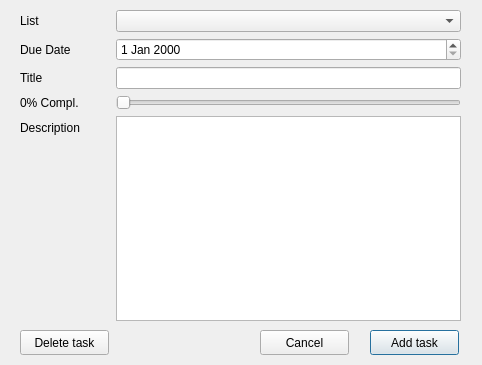
<?xml version="1.0" encoding="UTF-8"?>
<ui version="4.0">
 <class>NewTaskDialog</class>
 <widget class="QDialog" name="NewTaskDialog">
  <property name="geometry">
   <rect>
    <x>0</x>
    <y>0</y>
    <width>482</width>
    <height>365</height>
   </rect>
  </property>
  <property name="minimumSize">
   <size>
    <width>482</width>
    <height>365</height>
   </size>
  </property>
  <property name="maximumSize">
   <size>
    <width>482</width>
    <height>365</height>
   </size>
  </property>
  <property name="windowTitle">
   <string>Dialog</string>
  </property>
  <widget class="QWidget" name="formLayoutWidget">
   <property name="geometry">
    <rect>
     <x>20</x>
     <y>10</y>
     <width>441</width>
     <height>311</height>
    </rect>
   </property>
   <layout class="QFormLayout" name="formLayout">
    <item row="1" column="0">
     <widget class="QLabel" name="label">
      <property name="text">
       <string>Due Date</string>
      </property>
     </widget>
    </item>
    <item row="1" column="1">
     <widget class="QDateEdit" name="datepicker"/>
    </item>
    <item row="2" column="0">
     <widget class="QLabel" name="label_2">
      <property name="text">
       <string>Title</string>
      </property>
     </widget>
    </item>
    <item row="2" column="1">
     <widget class="QLineEdit" name="title_et"/>
    </item>
    <item row="3" column="1">
     <widget class="QSlider" name="slider">
      <property name="orientation">
       <enum>Qt::Horizontal</enum>
      </property>
     </widget>
    </item>
    <item row="4" column="0">
     <widget class="QLabel" name="label_4">
      <property name="text">
       <string>Description</string>
      </property>
     </widget>
    </item>
    <item row="4" column="1">
     <widget class="QPlainTextEdit" name="description_ed"/>
    </item>
    <item row="3" column="0">
     <widget class="QLabel" name="percent_lbl">
      <property name="minimumSize">
       <size>
        <width>90</width>
        <height>0</height>
       </size>
      </property>
      <property name="text">
       <string>0% Compl.</string>
      </property>
     </widget>
    </item>
    <item row="0" column="0">
     <widget class="QLabel" name="label_3">
      <property name="text">
       <string>List</string>
      </property>
     </widget>
    </item>
    <item row="0" column="1">
     <widget class="QComboBox" name="comboBox">
      <property name="maxVisibleItems">
       <number>5</number>
      </property>
     </widget>
    </item>
   </layout>
  </widget>
  <widget class="QPushButton" name="savebtn">
   <property name="geometry">
    <rect>
     <x>370</x>
     <y>330</y>
     <width>89</width>
     <height>25</height>
    </rect>
   </property>
   <property name="text">
    <string>Add task</string>
   </property>
  </widget>
  <widget class="QPushButton" name="cancelbtn">
   <property name="geometry">
    <rect>
     <x>260</x>
     <y>330</y>
     <width>89</width>
     <height>25</height>
    </rect>
   </property>
   <property name="text">
    <string>Cancel</string>
   </property>
  </widget>
  <widget class="QPushButton" name="deletebtn">
   <property name="geometry">
    <rect>
     <x>20</x>
     <y>330</y>
     <width>89</width>
     <height>25</height>
    </rect>
   </property>
   <property name="text">
    <string>Delete task</string>
   </property>
  </widget>
 </widget>
 <resources/>
 <connections/>
</ui>
